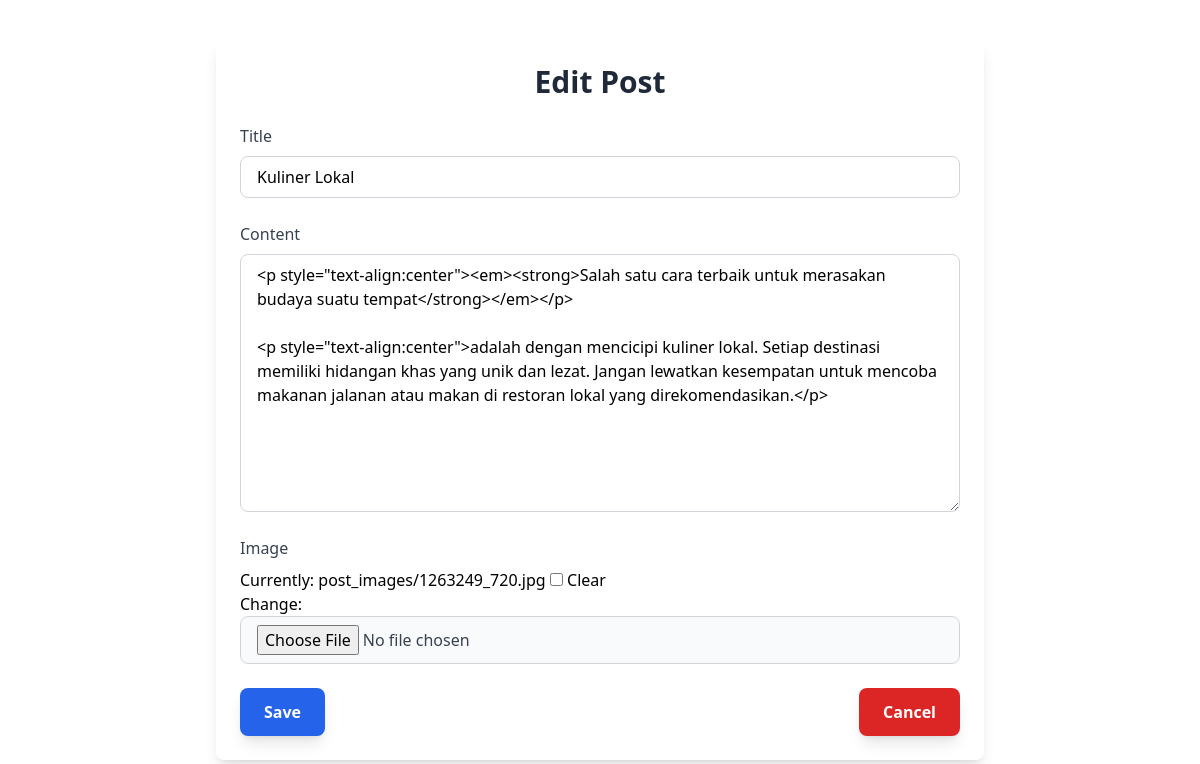
/post/12/edit/, run on the app's committed database.
### blog/models.py (models this page shows, shortened)
class Post(models.Model):
    title = models.CharField(max_length=200)
    content = RichTextField()
    image = models.ImageField(upload_to='post_images/', blank=True, null=True)  # Field gambar
    created_at = models.DateTimeField(auto_now_add=True)
    updated_at = models.DateTimeField(auto_now=True)

### blog/views.py (the view)
# urls.py: path('post/<int:id>/edit/', views.post_update, name='post_update'),
def post_update(request, id):
    post = get_object_or_404(Post, id=id)
    if request.method == 'POST':
        form = PostForm(request.POST, request.FILES, instance=post)  # Tambahkan request.FILES
        if form.is_valid():
            form.save()
            return redirect('post_list')
    else:
        form = PostForm(instance=post)
    return render(request, 'blog/post_form.html', {'form': form})

### blog/forms.py
class PostForm(forms.ModelForm):
    class Meta:
        model = Post
        fields = ['title', 'content', 'image']
    def __init__(self, *args, **kwargs):
        super().__init__(*args, **kwargs)
        self.fields['title'].widget.attrs.update({'class': 'block w-full border border-gray-300 rounded-lg py-2 px-4 focus:outline-none focus:ring-2 focus:ring-blue-500'})
        self.fields['content'].widget.attrs.update({'class': 'block w-full border border-gray-300 rounded-lg py-2 px-4 focus:outline-none focus:ring-2 focus:ring-blue-500'})
        self.fields['image'].widget.attrs.update({'class': 'block w-full border border-gray-300 rounded-lg py-2 px-4 bg-gray-50 text-gray-700'})

### blog/templates/blog/post_form.html (shortened to what this page needs)
{% extends "blog/master.html" %}
{% block content %}
<div class="max-w-3xl mx-auto p-6 bg-white shadow-lg rounded-lg my-10">
    <h2 class="text-3xl font-semibold mb-6 text-center text-gray-800">
        {% if form.instance.id %}Edit{% else %}Add{% endif %} Post
    </h2>
    <form method="POST" enctype="multipart/form-data" class="space-y-6">
        <div class="form-group">
            <label for="{{ form.title.id_for_label }}" class="block text-gray-700 font-medium mb-2">
                {{ form.title.label }}
            </label>
            {{ form.title }}
        </div>
        <div class="form-group">
            <label for="{{ form.content.id_for_label }}" class="block text-gray-700 font-medium mb-2">
                {{ form.content.label }}
            </label>
            {{ form.content }}
        </div>
        <div class="form-group">
            <label for="{{ form.image.id_for_label }}" class="block text-gray-700 font-medium mb-2">
                {{ form.image.label }}
            </label>
            {{ form.image }}
        </div>
        <div class="flex justify-between">
            <button type="submit" class="px-6 py-3 bg-blue-600 text-white font-semibold rounded-lg shadow-lg hover:bg-blue-700 transition ease-in-out duration-300">
                Save
            </button>
            <a href="{% url 'post_list' %}" class="px-6 py-3 bg-red-600 text-white font-semibold rounded-lg shadow-lg hover:bg-red-700 transition ease-in-out duration-300">
                Cancel
            </a>
        </div>
    </form>
</div>
{% endblock %}

### blog/static/css/styles.css (style rules this page uses)
html, :host { line-height: 1.5; -webkit-text-size-adjust: 100%; -moz-tab-size: 4; -o-tab-size: 4; tab-size: 4; font-family: ui-sans-serif, system-ui, sans-serif, "Apple Color Emoji", "Segoe UI Emoji", "Segoe UI Symbol", "Noto Color Emoji"; font-feature-settings: normal; font-variation-settings: normal; -webkit-tap-highlight-color: transparent; }
body { margin: 0; line-height: inherit; }
h1, h2, h3, h4, h5, h6 { font-size: inherit; font-weight: inherit; }
a { color: inherit; text-decoration: inherit; }
button, input, optgroup, select, textarea { font-family: inherit; font-feature-settings: inherit; font-variation-settings: inherit; font-size: 100%; font-weight: inherit; line-height: inherit; letter-spacing: inherit; color: inherit; margin: 0; padding: 0; }
button, select { text-transform: none; }
button, input:where([type='button']), input:where([type='reset']), input:where([type='submit']) { -webkit-appearance: button; background-color: transparent; background-image: none; }
blockquote, dl, dd, h1, h2, h3, h4, h5, h6, hr, figure, p, pre { margin: 0; }
textarea { resize: vertical; }
input::placeholder, textarea::placeholder { opacity: 1; color: #9ca3af; }
button, [role="button"] { cursor: pointer; }
.mx-auto { margin-left: auto; margin-right: auto; }
.my-10 { margin-top: 2.5rem; margin-bottom: 2.5rem; }
.mb-6 { margin-bottom: 1.5rem; }
.mb-2 { margin-bottom: 0.5rem; }
.block { display: block; }
.flex { display: flex; }
.w-full { width: 100%; }
.max-w-3xl { max-width: 48rem; }
.justify-between { justify-content: space-between; }
.space-y-6 > :not([hidden]) ~ :not([hidden]) { --tw-space-y-reverse: 0; margin-top: calc(1.5rem * calc(1 - var(--tw-space-y-reverse))); margin-bottom: calc(1.5rem * var(--tw-space-y-reverse)); }
.rounded-lg { border-radius: 0.5rem; }
.border { border-width: 1px; }
.border-gray-300 { --tw-border-opacity: 1; border-color: rgb(209 213 219 / var(--tw-border-opacity)); }
.bg-blue-600 { --tw-bg-opacity: 1; background-color: rgb(37 99 235 / var(--tw-bg-opacity)); }
.bg-white { --tw-bg-opacity: 1; background-color: rgb(255 255 255 / var(--tw-bg-opacity)); }
.bg-red-600 { --tw-bg-opacity: 1; background-color: rgb(220 38 38 / var(--tw-bg-opacity)); }
.bg-gray-50 { --tw-bg-opacity: 1; background-color: rgb(249 250 251 / var(--tw-bg-opacity)); }
.p-6 { padding: 1.5rem; }
.px-4 { padding-left: 1rem; padding-right: 1rem; }
.px-6 { padding-left: 1.5rem; padding-right: 1.5rem; }
.py-2 { padding-top: 0.5rem; padding-bottom: 0.5rem; }
.py-3 { padding-top: 0.75rem; padding-bottom: 0.75rem; }
.text-center { text-align: center; }
.text-3xl { font-size: 1.875rem; line-height: 2.25rem; }
.font-semibold { font-weight: 600; }
.font-medium { font-weight: 500; }
.text-gray-800 { --tw-text-opacity: 1; color: rgb(31 41 55 / var(--tw-text-opacity)); }
.text-white { --tw-text-opacity: 1; color: rgb(255 255 255 / var(--tw-text-opacity)); }
.text-gray-700 { --tw-text-opacity: 1; color: rgb(55 65 81 / var(--tw-text-opacity)); }
.shadow-lg { --tw-shadow: 0 10px 15px -3px rgb(0 0 0 / 0.1), 0 4px 6px -4px rgb(0 0 0 / 0.1); --tw-shadow-colored: 0 10px 15px -3px var(--tw-shadow-color), 0 4px 6px -4px var(--tw-shadow-color); box-shadow: var(--tw-ring-offset-shadow, 0 0 #0000), var(--tw-ring-shadow, 0 0 #0000), var(--tw-shadow); }
.transition { transition-property: color, background-color, border-color, text-decoration-color, fill, stroke, opacity, box-shadow, transform, filter, -webkit-backdrop-filter; transition-property: color, background-color, border-color, text-decoration-color, fill, stroke, opacity, box-shadow, transform, filter, backdrop-filter; transition-property: color, background-color, border-color, text-decoration-color, fill, stroke, opacity, box-shadow, transform, filter, backdrop-filter, -webkit-backdrop-filter; transition-timing-function: cubic-bezier(0.4, 0, 0.2, 1); transition-duration: 150ms; }
.duration-300 { transition-duration: 300ms; }
.ease-in-out { transition-timing-function: cubic-bezier(0.4, 0, 0.2, 1); }

### data on the page
Post: title "Kuliner Lokal", content "<p style=\"text-align:center\"><em><strong>Salah satu cara terbaik untuk merasakan budaya suatu tempat</strong></em></p> <p style=\"text-align:center\">adalah dengan mencicipi kuliner lokal. Setiap destinasi memiliki hidangan khas yang unik dan lezat. Jangan lewatkan kesempatan untuk mencoba makanan jalanan atau makan di restoran lokal yang direkomendasikan.</p>"
